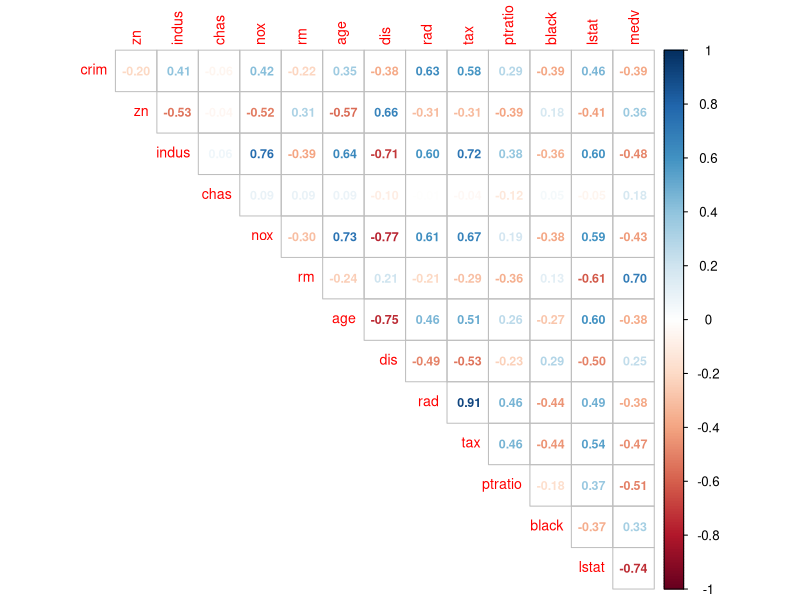
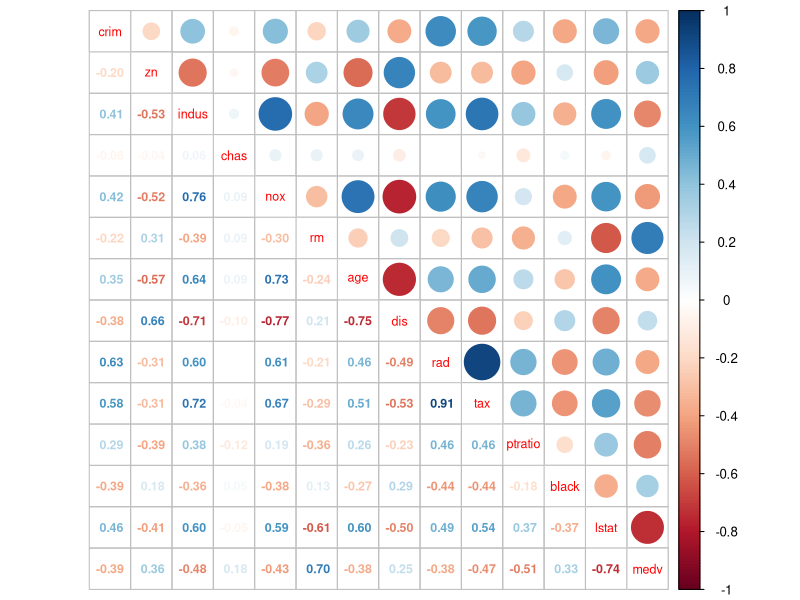
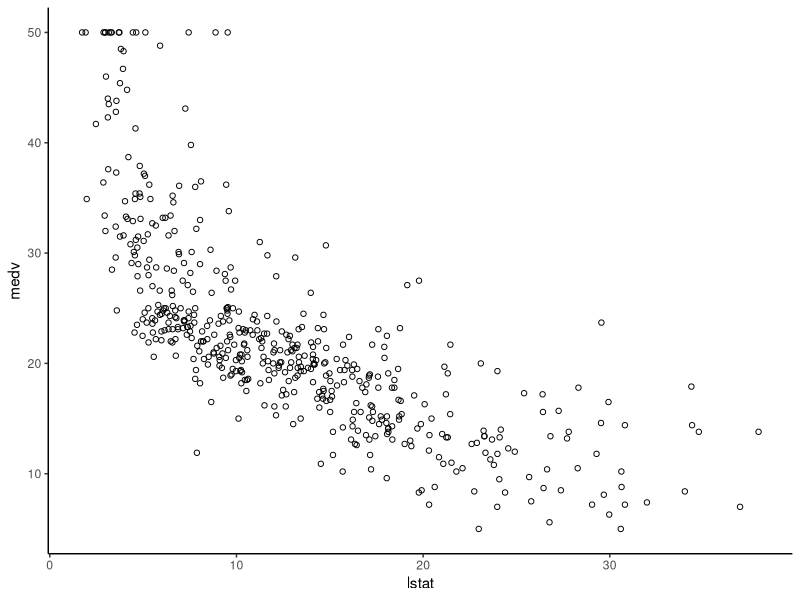
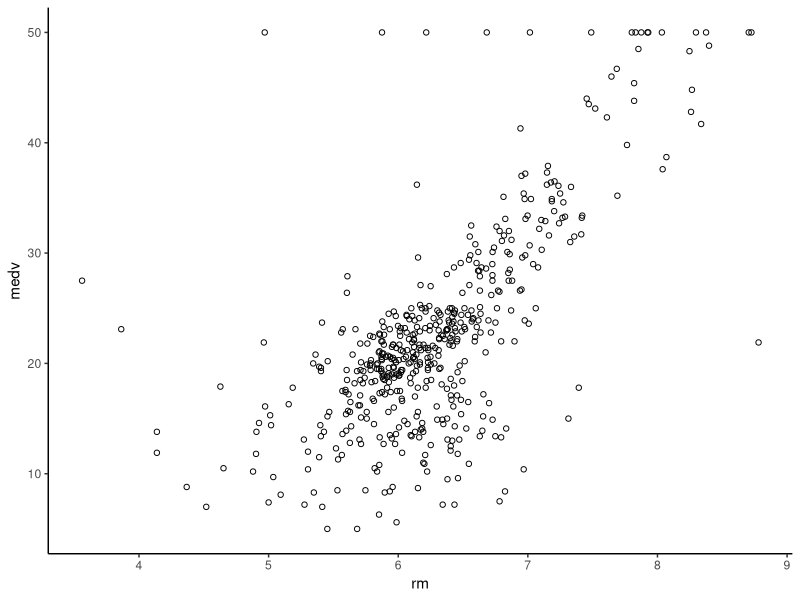
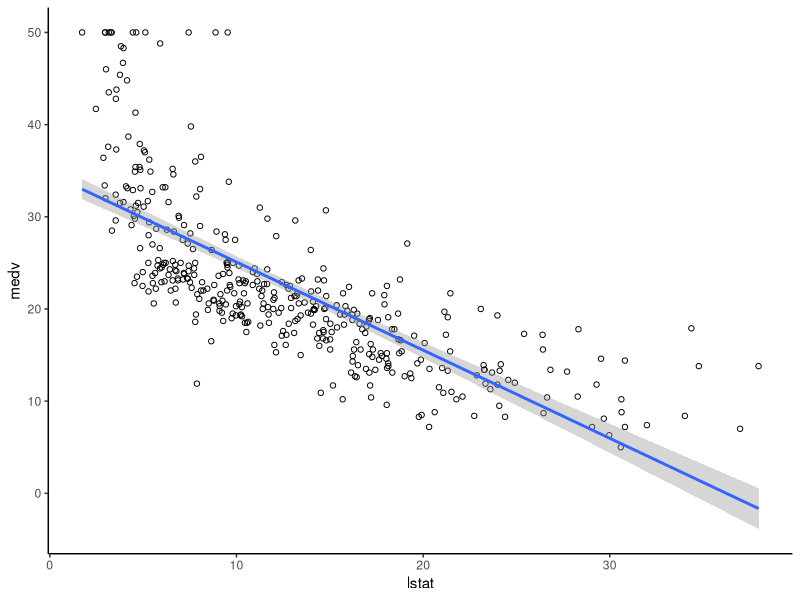
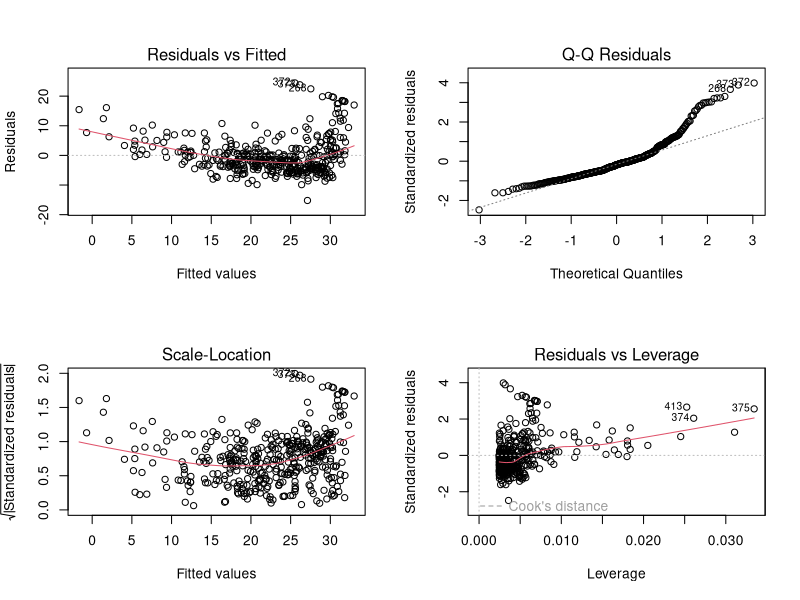
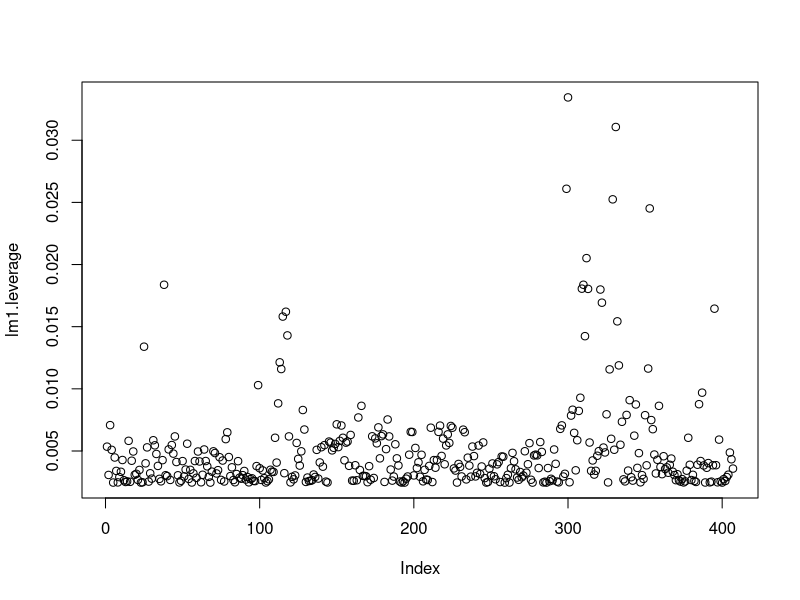
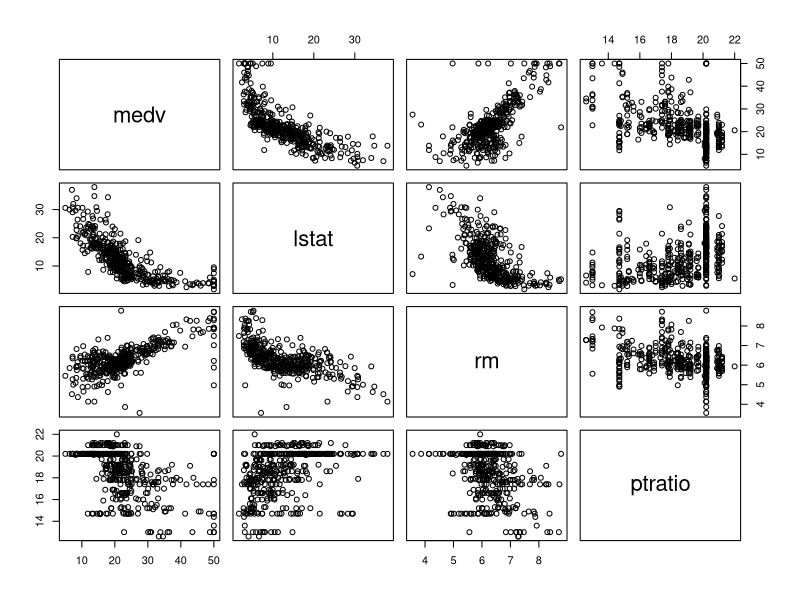

R code for these plots, in order:
##########################
# Linear Regression
##########################

# load MASS, corrplot and ggplot2
library(MASS)
#install.packages('corrplot')
library(corrplot)
library(ggplot2)

# examine the structure of the Boston dataset
str(Boston)

# bring out the docs for the dataset 
?Boston

# compute the correlation matrix
corr.matrix <- cor(Boston)

# one option for plotting correlations: using colors to represent the extent of correlation
corrplot(corr.matrix, method = "number", type = "upper", diag = FALSE, number.cex=0.75, tl.cex = 0.85)

# another option, with both colors and exact correlation scores
corrplot.mixed(corr.matrix, tl.cex=0.75, number.cex=0.75)

#  plot *lstat* against the response variable
ggplot(data = Boston, mapping = aes(x = lstat, y = medv)) +
  geom_point(shape = 1) +
  theme_classic()

#  plot *rm* against the response variable
ggplot(data = Boston, mapping = aes(x = rm, y = medv)) +
  geom_point(shape = 1) +
  theme_classic()


#############################################
# Split the data into training and test sets
#############################################

# install.packages('caret')
library(caret)

# assure the replicability of the results by setting the seed 
set.seed(123)

# generate indices of the observations to be selected for the training set
train.indices <- createDataPartition(Boston$medv, p = 0.80, list = FALSE)
# select observations at the positions defined by the train.indices vector
train.boston <- Boston[train.indices,]
# select observations at the positions that are NOT in the train.indices vector
test.boston <- Boston[-train.indices,]


##########################
# Simple Linear Regression
##########################

# build an lm model with a formula: medv ~ lstat 
lm1 <- lm(medv ~ lstat, data = train.boston)

# print the model summary
summary(lm1)

# print all attributes stored in the fitted model 
names(lm1)

# print the coefficients
lm1$coefficients

# print the coefficients with the coef() f.
coef(lm1)

# compute the RSS
lm1_rss <- sum(lm1$residuals^2)
lm1_rss

# compute 95% confidence interval
confint(lm1, level = 0.95)

# plot the data points and the regression line
ggplot(data = train.boston, mapping = aes(x = lstat, y = medv)) +
  geom_point(shape = 1) +
  geom_smooth(method = "lm") +
  theme_classic()

##########################
## Making predictions
##########################

# calculate the predictions with the fitted model over the test data
medv_pred <- predict(lm1, newdata = test.boston)
head(medv_pred, 10)

# calculate the predictions with the fitted model over the test data, including the confidence interval
medv_pred <- predict(lm1, newdata = test.boston, interval = "confidence")
head(medv_pred, 10)

# calculate the predictions with the fitted model over the test data, including the prediction interval
medv_pred <- predict(lm1, newdata = test.boston, interval = "predict")
head(medv_pred, 10)


##########################
## Diagnostic Plots
##########################

# split the plotting area into 4 cells
par(mfrow=c(2,2))

# print the diagnostic plots
plot(lm1)

# reset the plotting area
par(mfrow=c(1,1)) 

# compute the leverage statistic
lm1.leverage <- hatvalues(lm1)
plot(lm1.leverage)

# calculate the number of high leverage points 
n <- nrow(train.boston)
p <- 1
cutoff <- 2*(p+1)/n
length(which(lm1.leverage > cutoff))

###############################
## Multiple Linear Regression
###############################

# generate the scatterplots for variables medv, lstat, rm, ptratio
pairs(~medv + lstat + rm + ptratio, data = train.boston)

# build an lm model with a train dataset using the formula: medv ~ lstat + rm + ptratio
lm2 <- lm(medv ~ lstat + rm + ptratio, data = train.boston)

# print the model summary
summary(lm2)

# calculate the predictions with the lm2 model over the test data
lm2.predict <- predict(lm2, newdata = test.boston)

# print out a few predictions
head(lm2.predict)

# combine the test set with the predictions
test.boston.lm2 <- cbind(test.boston, pred = lm2.predict) 

# plot actual (medv) vs. predicted values
ggplot(data = test.boston.lm2) + 
  geom_density(mapping = aes(x=medv, color = 'real')) +
  geom_density(mapping = aes(x=pred, color = 'predicted')) +
  scale_colour_discrete(name ="medv distribution") +
  theme_classic()

# calculate RSS
lm2.test.RSS <- sum((lm2.predict - test.boston$medv)^2)

# calculate TSS
lm.test.TSS <- sum((mean(train.boston$medv) - test.boston$medv)^2)

# calculate R-squared on the test data
lm2.test.R2 <- 1 - lm2.test.RSS/lm.test.TSS
lm2.test.R2

# calculate RMSE
lm2.test.RMSE <- sqrt(lm2.test.RSS/nrow(test.boston))
lm2.test.RMSE

# compare medv mean to the RMSE
mean(test.boston$medv)
lm2.test.RMSE/mean(test.boston$medv)

# build an lm model with the training set using all of the variables except chas
lm3 <- lm(medv ~ . - chas, data = train.boston) 
# note the use of '.' to mean all variables and the use of '-' to exclude the chas variable

# print the model summary
summary(lm3)

# check for multicolinearity using the vif function (from the 'car' package)
library(car)

# calculate vif
vif(lm3)

# calculate square root of the VIF
sort(sqrt(vif(lm3)))

# build an lm model with the training set using all of the variables except chas and tax
# (multicolinearity was detected for 'tax') 
lm4 <- lm(medv ~ . - (chas + tax), data = train.boston) 

# check the VIF scores again
sort(sqrt(vif(lm4)))

# next, we will exclude *nox* and build a new model (lm5):
lm5 <- lm(medv ~ . - (chas + tax + nox), data = train.boston) 

sort(sqrt(vif(lm5)))
# The *dis* variable is the edge case

summary(lm5)

# The summary of lm5 indicated that *dis* should be excluded
lm6 <- lm(medv ~ . - (chas + tax + nox + dis), data = train.boston) 

summary(lm6)


# calculate the predictions with the new model over the test data
lm6.predict <- predict(lm6, newdata = test.boston)

# print out a few predictions
head(lm6.predict)

# combine the test set with the predictions
test.boston.lm6 <- cbind(test.boston, pred = lm6.predict) 

# plot actual (medv) vs. predicted values
ggplot(data = test.boston.lm6) + 
  geom_density(mapping = aes(x=medv, color = 'real')) +
  geom_density(mapping = aes(x=pred, color = 'predicted')) +
  scale_colour_discrete(name ="medv distribution") +
  theme_classic()

# calculate RSS
lm6.test.RSS <- sum((lm6.predict - test.boston$medv)^2)

# calculate R-squared on the test data
lm6.test.R2 <- 1 - lm6.test.RSS/lm.test.TSS
lm6.test.R2

# calculate RMSE
lm6.test.RMSE <- sqrt(lm6.test.RSS/nrow(test.boston))
lm6.test.RMSE

